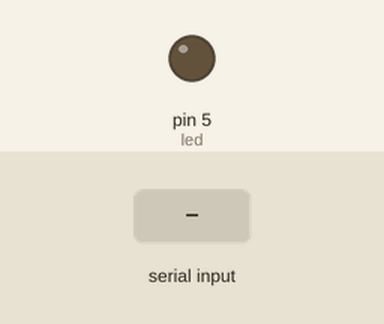
The sketch below on a simulated Arduino Uno, built with avr-gcc and run on an emulated ATmega328P. On the bench: output pins drawn as LEDs (lit = HIGH). Inputs (shaded band) come from the test bench.

Above: at 1.2 s.
1.3 s: "1" received over the second serial link
At 2.1 s:
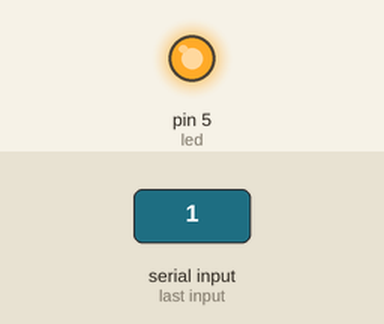
2.8 s: "0" received over the second serial link
At 3.2 s:
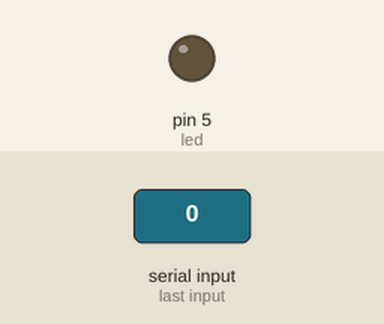
Timing chart, 0 to 5.8 s (numbered marks = the images above; inputs shaded):
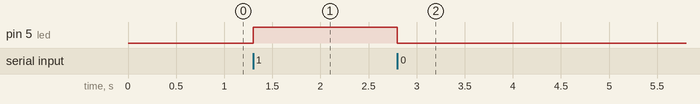

Measured:
- after the input at 1.3 s, pin 5 (led): LOW → HIGH at once
- after the input at 2.8 s, pin 5 (led): HIGH → LOW at once

The sketch:

bluetooth_led_on_off.ino
```cpp
#include <SoftwareSerial.h>
SoftwareSerial BTSerial(11, 12); //RX, TX
int led = 5;

void setup() {
  BTSerial.begin(9600);
  pinMode(led, OUTPUT);
}

void loop() {
  if(BTSerial.available()){ //시리얼에 데이터가 있으면
    char data = BTSerial.read(); //데이터를 읽어와서
    if(data == '1'){  //문자 1과 같으면
      digitalWrite(led, HIGH);
    }

    if(data == '0'){
      digitalWrite(led, LOW);
    }
  }
}
```
